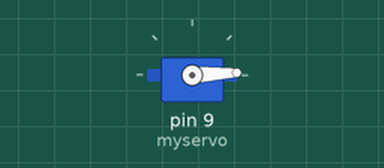
The sketch below on a simulated Arduino Uno, built with avr-gcc and run on an emulated ATmega328P. Shown: servo.

Above: at 0.05 s.
At 1.75 s:
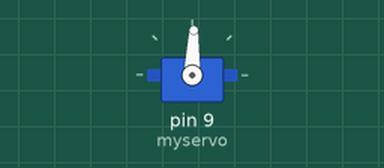
At 3.45 s:
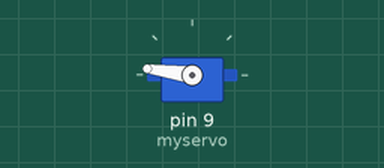
At 6.9 s:
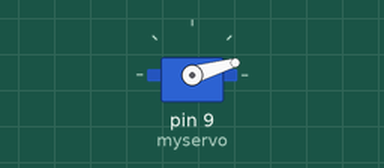
Timing chart, 0 to 9.4 s (numbered marks = the images above):
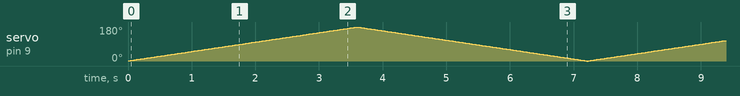

The sketch:

Servo_Sweep_Alternative.ino
```cpp
#include <Servo.h>

Servo myservo;

int pos = 0;    // variable to store the servo position
int k=1;        // direction of servo rotation

void setup() {
  myservo.attach(9);  // attaches the servo on pin 9 to the servo object
}

void loop() {

  pos = pos + k;

  if (pos==180) {
    k=-1;
  }
  else if (pos==0) {
    k=1;
  }

  myservo.write(pos);
  delay(20);

}
```
